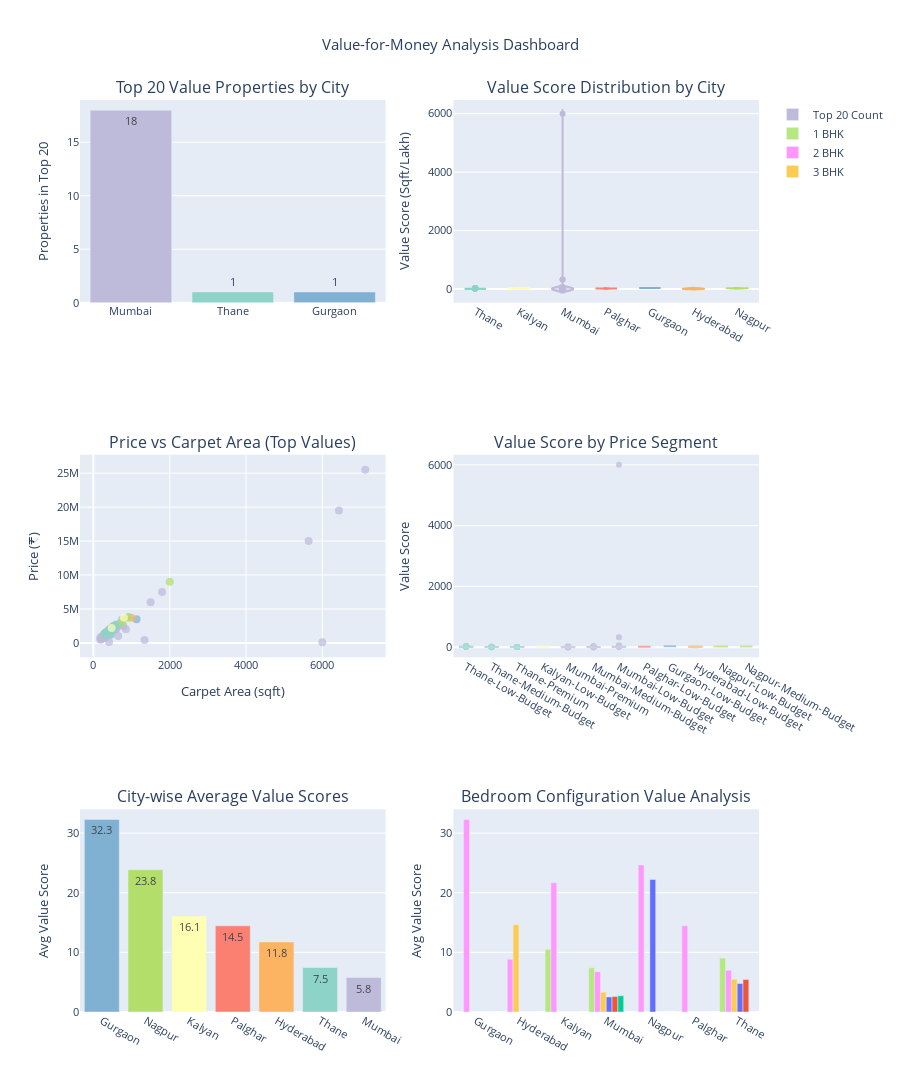

Source (notebook cell):
### Code cell
# create subplot figure!
fig = make_subplots(
    rows=3, cols=2,
    subplot_titles=(
        'Top 20 Value Properties by City',
        'Value Score Distribution by City',
        'Price vs Carpet Area (Top Values)',
        'Value Score by Price Segment',
        'City-wise Average Value Scores',
        'Bedroom Configuration Value Analysis'
    ),
    specs=[[{"type": "bar"}, {"type": "violin"}],
            [{"type": "scatter"}, {"type": "box"}],
            [{"type": "bar"}, {"type": "bar"}]]
)

# set up consistent colors for each city
colors = px.colors.qualitative.Set3
city_colors = {city: colors[i % len(colors)] for i, city in enumerate(df['City'].unique())}

# first, let's see which cities have the most top value properties
top_20 = top_properties.head(20)
city_counts = top_20['City'].value_counts()

fig.add_trace(
    go.Bar(
        x=city_counts.index,
        y=city_counts.values,
        text=city_counts.values,
        textposition='auto',
        marker_color=[city_colors.get(city, '#333333') for city in city_counts.index],
        name='Top 20 Count'
    ),
    row=1, col=1
)

# now let's examine how value scores are distributed across different cities
for i, city in enumerate(df['City'].unique()):
    city_data = df[df['City'] == city]
    fig.add_trace(
        go.Violin(
            y=city_data['Value_Score'],
            name=city,
            box_visible=True,
            meanline_visible=True,
            line_color=city_colors.get(city, '#333333'),
            showlegend=False
        ),
        row=1, col=2
    )

# here's where we plot price vs area for the best value properties
# this helps identify if larger properties offer better value
top_100 = top_properties.head(100)
for city in top_100['City'].unique():
    city_top = top_100[top_100['City'] == city]
    fig.add_trace(
        go.Scatter(
            x=city_top['Carpet Area'],
            y=city_top['Price'],
            mode='markers',
            name=city,
            marker=dict(
                color=city_colors.get(city, '#333333'),
                size=8,
                opacity=0.7
            ),
            text=[f"Rank: {rank}<br>Value: {round(score,1)}" for rank, score in 
                    zip(city_top['Overall_Rank'], city_top['Value_Score'])],
            hovertemplate='<b>%{fullData.name}</b><br>Area: %{x} sqft<br>Price: Rs.%{Rs.(y)}<br>%{text}<extra></extra>',
            showlegend=False
        ),
        row=2, col=1
    )

# let's break down value scores by price segments to see patterns
# expensive doesn't always mean poor value
for city in df['City'].unique():
    city_data = df[df['City'] == city]
    for segment in city_data['Price_Segment'].unique():
        if pd.notna(segment):
            segment_data = city_data[city_data['Price_Segment'] == segment]
            fig.add_trace(
                go.Box(
                    y=segment_data['Value_Score'],
                    name=f'{city}-{segment}',
                    marker_color=city_colors.get(city, '#333333'),
                    showlegend=False,
                    opacity=0.7
                ),
                row=2, col=2
            )

# which city offers the best value on average? this will tell us
city_avg_values = df.groupby('City')['Value_Score'].mean().sort_values(ascending=False)

fig.add_trace(
    go.Bar(
        x=city_avg_values.index,
        y=city_avg_values.values,
        text=[f'{round(val,1)}' for val in city_avg_values.values],
        textposition='auto',
        marker_color=[city_colors.get(city, '#333333') for city in city_avg_values.index],
        name='Avg Value Score',
        showlegend=False
    ),
    row=3, col=1
)

# finally, let's see if bedroom count affects value proposition
# do studio apartments offer better value than 3bhk?
bedroom_value = df.groupby(['City', 'bedroom'])['Value_Score'].mean().unstack(fill_value=0)

for bedroom in bedroom_value.columns:
    fig.add_trace(
        go.Bar(
            name=f'{bedroom} BHK',
            x=bedroom_value.index,
            y=bedroom_value[bedroom],
            showlegend=True if bedroom <= 3 else False  # only show legend for common bedroom types
        ),
        row=3, col=2
    )

# make everything look nice and professional
fig.update_layout(
    title_text="Value-for-Money Analysis Dashboard",
    height=1200,
    showlegend=True,
    title_x=0.5,
    font=dict(size=11)
)

# add proper axis labels so everyone knows what they're looking at
fig.update_yaxes(title_text="Properties in Top 20", row=1, col=1)
fig.update_yaxes(title_text="Value Score (Sqft/Lakh)", row=1, col=2)
fig.update_xaxes(title_text="Carpet Area (sqft)", row=2, col=1)
fig.update_yaxes(title_text="Price (₹)", row=2, col=1)
fig.update_yaxes(title_text="Value Score", row=2, col=2)
fig.update_yaxes(title_text="Avg Value Score", row=3, col=1)
fig.update_yaxes(title_text="Avg Value Score", row=3, col=2)

### Figure 1 — Plotly figure (JSON) as saved in the notebook; plotly's stock layout.template omitted (floating-point values rounded to 4 significant figures; data arrays with more than 128 entries replaced by an {"elided": "..."} marker saying what was removed)
{"data": [{"marker": {"color": ["rgb(190,186,218)", "rgb(141,211,199)", "rgb(128,177,211)"]}, "name": "Top 20 Count", "text": [18.0, 1.0, 1.0], "textposition": "auto", "type": "bar", "x": ["Mumbai", "Thane", "Gurgaon"], "xaxis": "x", "y": [18, 1, 1], "yaxis": "y"}, {"box": {"visible": true}, "line": {"color": "rgb(141,211,199)"}, "meanline": {"visible": true}, "name": "Thane", "showlegend": false, "type": "violin", "xaxis": "x2", "y": {"elided": "2997 float values"}, "yaxis": "y2"}, {"box": {"visible": true}, "line": {"color": "rgb(255,255,179)"}, "meanline": {"visible": true}, "name": "Kalyan", "showlegend": false, "type": "violin", "xaxis": "x2", "y": [11.63, 9.375, 21.73, 21.62], "yaxis": "y2"}, {"box": {"visible": true}, "line": {"color": "rgb(190,186,218)"}, "meanline": {"visible": true}, "name": "Mumbai", "showlegend": false, "type": "violin", "xaxis": "x2", "y": {"elided": "7123 float values"}, "yaxis": "y2"}, {"box": {"visible": true}, "line": {"color": "rgb(251,128,114)"}, "meanline": {"visible": true}, "name": "Palghar", "showlegend": false, "type": "violin", "xaxis": "x2", "y": [14.45], "yaxis": "y2"}, {"box": {"visible": true}, "line": {"color": "rgb(128,177,211)"}, "meanline": {"visible": true}, "name": "Gurgaon", "showlegend": false, "type": "violin", "xaxis": "x2", "y": [32.29], "yaxis": "y2"}, {"box": {"visible": true}, "line": {"color": "rgb(253,180,98)"}, "meanline": {"visible": true}, "name": "Hyderabad", "showlegend": false, "type": "violin", "xaxis": "x2", "y": [2.263, 3.333, 27.03, 14.38], "yaxis": "y2"}, {"box": {"visible": true}, "line": {"color": "rgb(179,222,105)"}, "meanline": {"visible": true}, "name": "Nagpur", "showlegend": false, "type": "violin", "xaxis": "x2", "y": [24.32, 25.0, 22.22], "yaxis": "y2"}, {"hovertemplate": "<b>%{fullData.name}</b><br>Area: %{x} sqft<br>Price: ₹%{y:,.0f}<br>%{text}<extra></extra>", "marker": {"color": "rgb(190,186,218)", "opacity": 0.7, "size": 8}, "mode": "markers", "name": "Mumbai", "showlegend": false, "text": ["Rank: 1<br>Value: 6000.0", "Rank: 2<br>Value: 328.0", "Rank: 3<br>Value: 326.8", "Rank: 4<br>Value: 65.0", "Rank: 5<br>Value: 42.5", "Rank: 6<br>Value: 40.0", "Rank: 7<br>Value: 40.0", "Rank: 8<br>Value: 37.6", "Rank: 10<br>Value: 37.5", "Rank: 11<br>Value: 37.5", "Rank: 12<br>Value: 36.1", "Rank: 13<br>Value: 36.0", "Rank: 14<br>Value: 33.3", "Rank: 15<br>Value: 33.0", "Rank: 17<br>Value: 31.4", "Rank: 18<br>Value: 30.7", "Rank: 19<br>Value: 30.6", "Rank: 20<br>Value: 30.0", "Rank: 21<br>Value: 30.0", "Rank: 22<br>Value: 29.5", "Rank: 23<br>Value: 29.5", "Rank: 24<br>Value: 28.1", "Rank: 25<br>Value: 28.0", "Rank: 26<br>Value: 28.0", "Rank: 27<br>Value: 27.9", "Rank: 28<br>Value: 27.9", "Rank: 30<br>Value: 27.1", "Rank: 33<br>Value: 26.4", "Rank: 34<br>Value: 26.3", "Rank: 35<br>Value: 26.0", "Rank: 36<br>Value: 26.0", "Rank: 37<br>Value: 26.0", "Rank: 38<br>Value: 25.8", "Rank: 41<br>Value: 25.4", "Rank: 42<br>Value: 25.0", "Rank: 43<br>Value: 25.0", "Rank: 46<br>Value: 24.7", "Rank: 47<br>Value: 24.7", "Rank: 48<br>Value: 24.5", "Rank: 51<br>Value: 24.2", "Rank: 53<br>Value: 24.0", "Rank: 55<br>Value: 23.7", "Rank: 56<br>Value: 23.6", "Rank: 57<br>Value: 23.6", "Rank: 58<br>Value: 23.6", "Rank: 59<br>Value: 23.6", "Rank: 61<br>Value: 23.2", "Rank: 62<br>Value: 23.2", "Rank: 63<br>Value: 23.1", "Rank: 65<br>Value: 23.0", "Rank: 66<br>Value: 22.6", "Rank: 67<br>Value: 22.6", "Rank: 68<br>Value: 22.5", "Rank: 69<br>Value: 22.5", "Rank: 70<br>Value: 22.5", "Rank: 71<br>Value: 22.5", "Rank: 72<br>Value: 22.4", "Rank: 74<br>Value: 22.2", "Rank: 75<br>Value: 22.2", "Rank: 77<br>Value: 22.1", "Rank: 78<br>Value: 22.1", "Rank: 79<br>Value: 22.1", "Rank: 80<br>Value: 22.1", "Rank: 83<br>Value: 22.0", "Rank: 84<br>Value: 21.7", "Rank: 86<br>Value: 21.7", "Rank: 88<br>Value: 21.7", "Rank: 89<br>Value: 21.7", "Rank: 90<br>Value: 21.6", "Rank: 94<br>Value: 21.5", "Rank: 97<br>Value: 21.4", "Rank: 98<br>Value: 21.4", "Rank: 99<br>Value: 21.4", "Rank: 100<br>Value: 21.3"], "type": "scatter", "x": [6000.0, 410.0, 1340.0, 650.0, 850.0, 200.0, 280.0, 5640.0, 450.0, 300.0, 325.0, 180.0, 300.0, 6436.0, 785.0, 460.0, 260.0, 270.0, 600.0, 325.0, 325.0, 337.0, 385.0, 280.0, 7125.0, 585.0, 285.0, 475.0, 500.0, 650.0, 520.0, 520.0, 335.0, 330.0, 1500.0, 250.0, 400.0, 555.0, 540.0, 400.0, 1800.0, 225.0, 425.0, 425.0, 425.0, 590.0, 580.0, 290.0, 515.0, 530.0, 520.0, 520.0, 450.0, 450.0, 450.0, 180.0, 460.0, 600.0, 400.0, 530.0, 585.0, 375.0, 375.0, 550.0, 500.0, 380.0, 325.0, 390.0, 465.0, 430.0, 750.0, 300.0, 302.0, 320.0], "xaxis": "x3", "y": [100000.0, 125000.0, 410000.0, 1000000.0, 2000000.0, 500000.0, 700000.0, 15000000.0, 1200000.0, 800000.0, 900000.0, 500000.0, 900000.0, 19500000.0, 2500000.0, 1500000.0, 850000.0, 900000.0, 2000000.0, 1100000.0, 1100000.0, 1200000.0, 1375000.0, 1000000.0, 25500000.0, 2100000.0, 1050000.0, 1800000.0, 1900000.0, 2500000.0, 2000000.0, 2000000.0, 1300000.0, 1300000.0, 6000000.0, 1000000.0, 1620000.0, 2250000.0, 2200000.0, 1656000.0, 7500000.0, 950000.0, 1800000.0, 1800000.0, 1800000.0, 2500000.0, 2500000.0, 1250000.0, 2230000.0, 2300000.0, 2300000.0, 2300000.0, 2000000.0, 2000000.0, 2000000.0, 800000.0, 2050000.0, 2700000.0, 1800000.0, 2400000.0, 2650000.0, 1700000.0, 1700000.0, 2500000.0, 2300000.0, 1750000.0, 1500000.0, 1800000.0, 2150000.0, 2000000.0, 3500000.0, 1400000.0, 1414000.0, 1500000.0], "yaxis": "y3"}, {"hovertemplate": "<b>%{fullData.name}</b><br>Area: %{x} sqft<br>Price: ₹%{y:,.0f}<br>%{text}<extra></extra>", "marker": {"color": "rgb(141,211,199)", "opacity": 0.7, "size": 8}, "mode": "markers", "name": "Thane", "showlegend": false, "text": ["Rank: 9<br>Value: 37.5", "Rank: 29<br>Value: 27.2", "Rank: 32<br>Value: 26.5", "Rank: 39<br>Value: 25.5", "Rank: 40<br>Value: 25.5", "Rank: 45<br>Value: 24.8", "Rank: 49<br>Value: 24.3", "Rank: 52<br>Value: 24.1", "Rank: 54<br>Value: 23.7", "Rank: 60<br>Value: 23.3", "Rank: 64<br>Value: 23.1", "Rank: 73<br>Value: 22.2", "Rank: 81<br>Value: 22.0", "Rank: 82<br>Value: 22.0", "Rank: 87<br>Value: 21.7", "Rank: 92<br>Value: 21.6", "Rank: 93<br>Value: 21.6", "Rank: 95<br>Value: 21.5", "Rank: 96<br>Value: 21.4"], "type": "scatter", "x": [450.0, 490.0, 345.0, 510.0, 510.0, 495.0, 925.0, 700.0, 546.0, 490.0, 600.0, 480.0, 275.0, 330.0, 520.0, 540.0, 540.0, 440.0, 429.0], "xaxis": "x3", "y": [1200000.0, 1800000.0, 1300000.0, 2000000.0, 2000000.0, 2000000.0, 3800000.0, 2900000.0, 2300000.0, 2100000.0, 2600000.0, 2160000.0, 1250000.0, 1500000.0, 2400000.0, 2500000.0, 2500000.0, 2050000.0, 2000000.0], "yaxis": "y3"}, {"hovertemplate": "<b>%{fullData.name}</b><br>Area: %{x} sqft<br>Price: ₹%{y:,.0f}<br>%{text}<extra></extra>", "marker": {"color": "rgb(128,177,211)", "opacity": 0.7, "size": 8}, "mode": "markers", "name": "Gurgaon", "showlegend": false, "text": ["Rank: 16<br>Value: 32.3"], "type": "scatter", "x": [1130.0], "xaxis": "x3", "y": [3500000.0], "yaxis": "y3"}, {"hovertemplate": "<b>%{fullData.name}</b><br>Area: %{x} sqft<br>Price: ₹%{y:,.0f}<br>%{text}<extra></extra>", "marker": {"color": "rgb(253,180,98)", "opacity": 0.7, "size": 8}, "mode": "markers", "name": "Hyderabad", "showlegend": false, "text": ["Rank: 31<br>Value: 27.0"], "type": "scatter", "x": [1000.0], "xaxis": "x3", "y": [3700000.0], "yaxis": "y3"}, {"hovertemplate": "<b>%{fullData.name}</b><br>Area: %{x} sqft<br>Price: ₹%{y:,.0f}<br>%{text}<extra></extra>", "marker": {"color": "rgb(179,222,105)", "opacity": 0.7, "size": 8}, "mode": "markers", "name": "Nagpur", "showlegend": false, "text": ["Rank: 44<br>Value: 25.0", "Rank: 50<br>Value: 24.3", "Rank: 76<br>Value: 22.2"], "type": "scatter", "x": [750.0, 900.0, 2000.0], "xaxis": "x3", "y": [3000000.0, 3700000.0, 9000000.0], "yaxis": "y3"}, {"hovertemplate": "<b>%{fullData.name}</b><br>Area: %{x} sqft<br>Price: ₹%{y:,.0f}<br>%{text}<extra></extra>", "marker": {"color": "rgb(255,255,179)", "opacity": 0.7, "size": 8}, "mode": "markers", "name": "Kalyan", "showlegend": false, "text": ["Rank: 85<br>Value: 21.7", "Rank: 91<br>Value: 21.6"], "type": "scatter", "x": [478.0, 800.0], "xaxis": "x3", "y": [2200000.0, 3700000.0], "yaxis": "y3"}, {"marker": {"color": "rgb(141,211,199)"}, "name": "Thane-Low-Budget", "opacity": 0.7, "showlegend": false, "type": "box", "xaxis": "x4", "y": {"elided": "1413 float values"}, "yaxis": "y4"}, {"marker": {"color": "rgb(141,211,199)"}, "name": "Thane-Medium-Budget", "opacity": 0.7, "showlegend": false, "type": "box", "xaxis": "x4", "y": {"elided": "1237 float values"}, "yaxis": "y4"}, {"marker": {"color": "rgb(141,211,199)"}, "name": "Thane-Premium", "opacity": 0.7, "showlegend": false, "type": "box", "xaxis": "x4", "y": {"elided": "347 float values"}, "yaxis": "y4"}, {"marker": {"color": "rgb(255,255,179)"}, "name": "Kalyan-Low-Budget", "opacity": 0.7, "showlegend": false, "type": "box", "xaxis": "x4", "y": [11.63, 9.375, 21.73, 21.62], "yaxis": "y4"}, {"marker": {"color": "rgb(190,186,218)"}, "name": "Mumbai-Premium", "opacity": 0.7, "showlegend": false, "type": "box", "xaxis": "x4", "y": {"elided": "3373 float values"}, "yaxis": "y4"}, {"marker": {"color": "rgb(190,186,218)"}, "name": "Mumbai-Medium-Budget", "opacity": 0.7, "showlegend": false, "type": "box", "xaxis": "x4", "y": {"elided": "2236 float values"}, "yaxis": "y4"}, {"marker": {"color": "rgb(190,186,218)"}, "name": "Mumbai-Low-Budget", "opacity": 0.7, "showlegend": false, "type": "box", "xaxis": "x4", "y": {"elided": "1514 float values"}, "yaxis": "y4"}, {"marker": {"color": "rgb(251,128,114)"}, "name": "Palghar-Low-Budget", "opacity": 0.7, "showlegend": false, "type": "box", "xaxis": "x4", "y": [14.45], "yaxis": "y4"}, {"marker": {"color": "rgb(128,177,211)"}, "name": "Gurgaon-Low-Budget", "opacity": 0.7, "showlegend": false, "type": "box", "xaxis": "x4", "y": [32.29], "yaxis": "y4"}, {"marker": {"color": "rgb(253,180,98)"}, "name": "Hyderabad-Low-Budget", "opacity": 0.7, "showlegend": false, "type": "box", "xaxis": "x4", "y": [2.263, 3.333, 27.03, 14.38], "yaxis": "y4"}, {"marker": {"color": "rgb(179,222,105)"}, "name": "Nagpur-Low-Budget", "opacity": 0.7, "showlegend": false, "type": "box", "xaxis": "x4", "y": [24.32, 25.0], "yaxis": "y4"}, {"marker": {"color": "rgb(179,222,105)"}, "name": "Nagpur-Medium-Budget", "opacity": 0.7, "showlegend": false, "type": "box", "xaxis": "x4", "y": [22.22], "yaxis": "y4"}, {"marker": {"color": ["rgb(128,177,211)", "rgb(179,222,105)", "rgb(255,255,179)", "rgb(251,128,114)", "rgb(253,180,98)", "rgb(141,211,199)", "rgb(190,186,218)"]}, "name": "Avg Value Score", "showlegend": false, "text": ["32.3", "23.8", "16.1", "14.5", "11.8", "7.5", "5.8"], "textposition": "auto", "type": "bar", "x": ["Gurgaon", "Nagpur", "Kalyan", "Palghar", "Hyderabad", "Thane", "Mumbai"], "xaxis": "x5", "y": [32.29, 23.85, 16.09, 14.45, 11.75, 7.458, 5.768], "yaxis": "y5"}, {"name": "1 BHK", "showlegend": true, "type": "bar", "x": ["Gurgaon", "Hyderabad", "Kalyan", "Mumbai", "Nagpur", "Palghar", "Thane"], "xaxis": "x6", "y": [0.0, 0.0, 10.5, 7.409, 0.0, 0.0, 9.035], "yaxis": "y6"}, {"name": "2 BHK", "showlegend": true, "type": "bar", "x": ["Gurgaon", "Hyderabad", "Kalyan", "Mumbai", "Nagpur", "Palghar", "Thane"], "xaxis": "x6", "y": [32.29, 8.856, 21.67, 6.768, 24.66, 14.45, 6.997], "yaxis": "y6"}, {"name": "3 BHK", "showlegend": true, "type": "bar", "x": ["Gurgaon", "Hyderabad", "Kalyan", "Mumbai", "Nagpur", "Palghar", "Thane"], "xaxis": "x6", "y": [0.0, 14.64, 0.0, 3.303, 0.0, 0.0, 5.502], "yaxis": "y6"}, {"name": "4 BHK", "showlegend": false, "type": "bar", "x": ["Gurgaon", "Hyderabad", "Kalyan", "Mumbai", "Nagpur", "Palghar", "Thane"], "xaxis": "x6", "y": [0.0, 0.0, 0.0, 2.535, 22.22, 0.0, 4.772], "yaxis": "y6"}, {"name": "5 BHK", "showlegend": false, "type": "bar", "x": ["Gurgaon", "Hyderabad", "Kalyan", "Mumbai", "Nagpur", "Palghar", "Thane"], "xaxis": "x6", "y": [0.0, 0.0, 0.0, 2.605, 0.0, 0.0, 5.442], "yaxis": "y6"}, {"name": "6 BHK", "showlegend": false, "type": "bar", "x": ["Gurgaon", "Hyderabad", "Kalyan", "Mumbai", "Nagpur", "Palghar", "Thane"], "xaxis": "x6", "y": [0.0, 0.0, 0.0, 2.717, 0.0, 0.0, 0.0], "yaxis": "y6"}], "layout": {"annotations": [{"font": {"size": 16}, "showarrow": false, "text": "Top 20 Value Properties by City", "x": 0.225, "xanchor": "center", "xref": "paper", "y": 1, "yanchor": "bottom", "yref": "paper"}, {"font": {"size": 16}, "showarrow": false, "text": "Value Score Distribution by City", "x": 0.775, "xanchor": "center", "xref": "paper", "y": 1, "yanchor": "bottom", "yref": "paper"}, {"font": {"size": 16}, "showarrow": false, "text": "Price vs Carpet Area (Top Values)", "x": 0.225, "xanchor": "center", "xref": "paper", "y": 0.6111, "yanchor": "bottom", "yref": "paper"}, {"font": {"size": 16}, "showarrow": false, "text": "Value Score by Price Segment", "x": 0.775, "xanchor": "center", "xref": "paper", "y": 0.6111, "yanchor": "bottom", "yref": "paper"}, {"font": {"size": 16}, "showarrow": false, "text": "City-wise Average Value Scores", "x": 0.225, "xanchor": "center", "xref": "paper", "y": 0.2222, "yanchor": "bottom", "yref": "paper"}, {"font": {"size": 16}, "showarrow": false, "text": "Bedroom Configuration Value Analysis", "x": 0.775, "xanchor": "center", "xref": "paper", "y": 0.2222, "yanchor": "bottom", "yref": "paper"}], "font": {"size": 11}, "height": 1200, "showlegend": true, "title": {"text": "Value-for-Money Analysis Dashboard", "x": 0.5}, "xaxis": {"anchor": "y", "domain": [0, 0.45]}, "xaxis2": {"anchor": "y2", "domain": [0.55, 1]}, "xaxis3": {"anchor": "y3", "domain": [0, 0.45], "title": {"text": "Carpet Area (sqft)"}}, "xaxis4": {"anchor": "y4", "domain": [0.55, 1]}, "xaxis5": {"anchor": "y5", "domain": [0, 0.45]}, "xaxis6": {"anchor": "y6", "domain": [0.55, 1]}, "yaxis": {"anchor": "x", "domain": [0.7778, 1], "title": {"text": "Properties in Top 20"}}, "yaxis2": {"anchor": "x2", "domain": [0.7778, 1], "title": {"text": "Value Score (Sqft/Lakh)"}}, "yaxis3": {"anchor": "x3", "domain": [0.3889, 0.6111], "title": {"text": "Price (₹)"}}, "yaxis4": {"anchor": "x4", "domain": [0.3889, 0.6111], "title": {"text": "Value Score"}}, "yaxis5": {"anchor": "x5", "domain": [0, 0.2222], "title": {"text": "Avg Value Score"}}, "yaxis6": {"anchor": "x6", "domain": [0, 0.2222], "title": {"text": "Avg Value Score"}}}}
